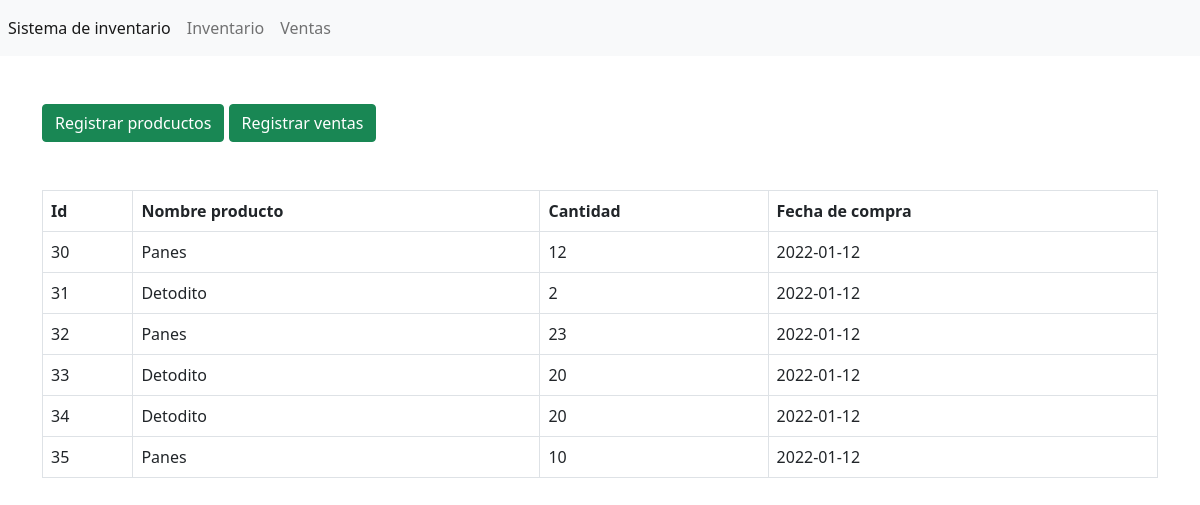
/sales/home, run on the app's committed database.
### tables this page shows
CREATE TABLE `sales` (
  `id` int(11) NOT NULL,
  `id_product` int(11) NOT NULL,
  `count_sale` int(11) NOT NULL,
  `date_sale` date NOT NULL,
  `name` varchar(255) NOT NULL
);

### index.php (called while the page is built, shortened)
<?php
global $ruta;
  $php_self = $_SERVER['PHP_SELF'];
  $php_self_array = explode("/", $php_self);
  if(count($php_self_array) > 1){
    $php_self_array = $php_self_array[1];
    $ruta = "http://".$_SERVER["HTTP_HOST"]."/".$php_self_array."/";
  }else{
    $ruta = "https://".$_SERVER["HTTP_HOST"]."/";
  }
  require_once("views/template.php");
?>

### controllers/ControllerSales.php (called while the page is built, shortened)
<?php
    include_once("models/sale.php");
    class ControllerSales{
        public function home(){
            $salesList = sale::toList();
            include_once("views/sales/home.php");
        }
    }
?>

### router.php (called while the page is built, shortened)
<?php
    $controller = new $objectController();
    $controller->$action();
?>

### models/sale.php (called while the page is built, shortened)
<?php
    class Sale{
        public function __construct($id,$id_product,$count_sale,$date_sale,$name){
            $this->id = $id;
            $this->count_sale = $count_sale;
            $this->date_sale = $date_sale;
            $this->name = $name;
        }
        public static function toList(){
            $listSale = [];
            $connetion = BD::createInstance();
            $sql = $connetion->query("SELECT * FROM sales");
            foreach($sql->fetchAll() as $sale){
                $listSale[]= new Sale(
                    $sale["id"],
                    $sale["id_product"],
                    $sale["count_sale"],
                    $sale["date_sale"],
                    $sale["name"]
                );
            }
            return $listSale;
        }
    }
?>

### views/sales/home.php (the view)
<?php global $ruta ?>
<a name="" id="" class="btn btn-success" href="<?php echo $ruta?>inventory/create" role="button">Registrar prodcuctos</a>
<a name="" id="" class="btn btn-success" href="<?php echo $ruta?>sales/create" role="button">Registrar ventas</a>
<table class="table table-bordered mt-5">
    <thead>
        <tr>
            <th>Id</th>
            <th>Nombre producto</th>
            <th>Cantidad</th>
            <th>Fecha de compra</th>
        </tr>
    </thead>
    <tbody>
        <?php
         foreach($salesList as $sale){
        ?>
            <tr>
                <td><?php echo $sale ->id; ?></td>
                <td><?php echo $sale ->name ?></td>
                <td><?php echo $sale ->count_sale; ?></td>
                <td><?php echo $sale ->date_sale; ?></td>
            </tr>
        <?php } ?>
    </tbody>
</table>

### views/template.php (shortened to what this page needs)
<!doctype html>
<html lang="en">
  <head>
    <link rel="stylesheet" href="<?php echo $ruta ?>/resources/css/bootstrap.min.css">
  </head>
  <body>
    <nav class="navbar navbar-expand navbar-light bg-light">
        <div class="nav navbar-nav ">
            <a class="nav-item nav-link active" href="<?php echo $ruta ?>">Sistema de inventario <span class="visually-hidden">(current)</span></a>
            <a class="nav-item nav-link" href="<?php echo $ruta ?>inventory/home">Inventario</a>
            <a class="nav-item nav-link" href="<?php echo $ruta ?>sales/home">Ventas</a>
        </div>
    </nav>
    <div class="container mt-5">
      <div class="row">
        <div class="col-12">
            <?php include_once("router.php") ?>
        </div>
      </div>
    </div>
  </body>
</html>

### data on the page
sales: id "30", name "Panes", count_sale "12", date_sale "2022-01-12"
sales: id "31", name "Detodito", count_sale "2", date_sale "2022-01-12"
sales: id "32", name "Panes", count_sale "23", date_sale "2022-01-12"
sales: id "33", name "Detodito", count_sale "20", date_sale "2022-01-12"
sales: id "34", name "Detodito", count_sale "20", date_sale "2022-01-12"
sales: id "35", name "Panes", count_sale "10", date_sale "2022-01-12"
